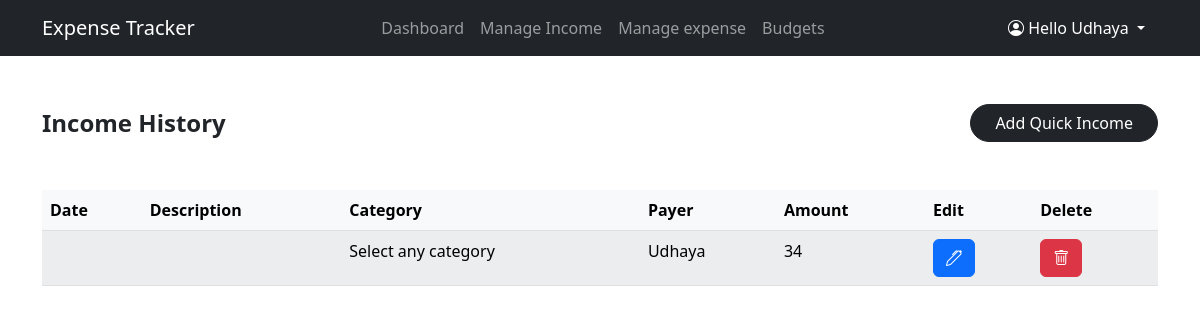
The page /manage/income (signed in) on the database its author committed.
### app.py (models this page shows, shortened)
class User(db.Model):
    id = db.Column(db.Integer,primary_key=True)
    email = db.Column(db.String(50),unique=True,nullable=False)
    fname = db.Column(db.String(20),nullable=False)
    lname = db.Column(db.String(20))
    pswd = db.Column(db.String(50),nullable=False,default=None)
    expense = db.relationship('Expense', backref='user')
    income = db.relationship('Income', backref='user')

class  Income(db.Model):
    id = db.Column(db.Integer,primary_key=True)
    description = db.Column(db.String(50),nullable=True,default=None)
    category = db.Column(db.String(50),nullable=True,default=None)
    amount = db.Column(db.Integer,nullable=False)
    date = db.Column(db.String(10),nullable=True,default=None)
    user_id = db.Column(db.Integer, db.ForeignKey('user.id'))

### app.py (the view)
@app.route('/manage/income',methods = ["POST","GET"])
def income():
    if request.method =="POST":
            if request.form["submit"] == "quick_income":
                if request.form['amount']:
                    description = request.form['description']
                    category = request.form['category']
                    date = request.form['date']
                    amount = request.form['amount']
                    if session["email"]:
                        usr_id = User.query.filter_by(email=session['email']).first().id
                        income = Income(description=description,category=category,date=date,amount=amount,user_id=usr_id)
                        db.session.add(income)
                        db.session.commit()
                        flash("Income amount "+str(income.amount)+"₹ added successfully")
                    else:
                        flash("Income not added")
                else:
                    flash("Enter amount")
                    return redirect(url_for('income'))
            elif request.form['submit'] == "edit_income":
                if request.form['Eamount']:
                    description = request.form['Edescription']
                    category = request.form['Ecategory']
                    date = request.form['Edate']
                    amount = request.form['Eamount']
                    income_id = request.form['Eid']
                    print(amount)
                    if session["email"]:
                        usr_id = User.query.filter_by(email=session['email']).first().id
                        Income.query.filter_by(id= income_id).first().descrption = description
                        Income.query.filter_by(id= income_id).first().category = category
                        Income.query.filter_by(id= income_id).first().date = date
                        Income.query.filter_by(id= income_id).first().amount = amount
                        db.session.commit()
                        flash("Income amount "+str(Income.query.filter_by(id= income_id).first().amount)+"₹ added successfully")
                    else:
                        flash("Income not added")
                else:
                    flash("Enter amount")
                    return redirect(url_for('income'))
            elif request.form['submit'] == "delete_income":
                if request.form['incomeId']:
                    incomeId = request.form['incomeId']
                    income = Income.query.filter_by(id= incomeId).first()
                    db.session.delete(income)
                    db.session.commit()
            return redirect(url_for('income'))
    else:
        incomes = User.query.filter_by(email=session['email']).first().income
        return render_template('income.html', data = incomes)

### templates/income.html (shortened to what this page needs)
{% extends 'base.html' %}
{% block body %}
    <section class="min-vh-100 mt-5">
        <div class="container">
            <div class="d-flex justify-content-between align-items-center">
                <div class="fs-4 fw-bold">Income History</div>
                <button class="btn btn-dark px-4 rounded-pill" data-bs-toggle="modal" data-bs-target="#IncomeModal" >Add Quick Income</button>
            </div>
            <table class="table table-striped table-light mt-5">
                <thead>
                  <tr>
                    <th scope="col">Date</th>
                    <th scope="col">Description</th>
                    <th scope="col">Category</th>
                    <th scope="col">Payer</th>
                    <th scope="col">Amount</th>
                    <th scope="col">Edit</th>
                    <th scope="col">Delete</th>
                  </tr>
                </thead>
                <tbody>
                    {% for income in data %}
                    <tr>
                        <th>{{income.date}}</th>
                        <td>{{income.description}}</td>
                        <td>{{income.category}}</td>
                        <td>{{income.user.fname}}</td>
                        <td>{{income.amount}}</td>
                        <td><button class="btn btn-primary" data-bs-toggle="modal" data-bs-target="#ex{{income.id}}" ><i class="bi bi-pen"></i></button>
                        </td>
                        <td>
                            <form action="{{ url_for('income') }}" method="POST">
                                <button type="submit" value ="delete_income" name ="submit" class="btn btn-danger"><i class="bi bi-trash"></i></a>
                            </form>
                        </td>
                    </tr>
                    {% endfor %}
                </tbody>
              </table>
        </div>
    </section>
{% endblock %}

### templates/base.html (shortened to what this page needs)
<!doctype html>
<html lang="en">
  <head>
    <link href="https://cdn.jsdelivr.net/npm/bootstrap@5.2.1/dist/css/bootstrap.min.css" rel="stylesheet">
    <link rel="stylesheet" href="https://cdn.jsdelivr.net/npm/bootstrap-icons@1.9.1/font/bootstrap-icons.css">
  </head>
  <body>
      <nav class="navbar navbar-expand-lg bg-dark navbar-dark sticky-top">
        <div class="container">
          <a class="navbar-brand" href="#">Expense Tracker</a>
          <div class="collapse navbar-collapse" id="navbarSupportedContent">
            <ul class="navbar-nav mx-auto text-center">
              <li class="nav-item">
                <a class="nav-link" href="{{ url_for('dashboard') }}">Dashboard</a>
              </li>
              <li class="nav-item">
                <a class="nav-link" href="{{ url_for('income') }}">Manage Income</a>
              </li>
              <li class="nav-item">
                <a class="nav-link" href="{{ url_for('expense') }}">Manage expense</a>
              </li>
              <li class="nav-item">
                <a class="nav-link" href="#">Budgets</a>
              </li>
            </ul>
            {% if ('email' in session) and ('pswd' in session) %}
            <div class="dropdown">
              <a class="btn btn-dark dropdown-toggle" href="#" role="button" data-bs-toggle="dropdown" aria-expanded="false">
                <i class="bi bi-person-circle"></i> Hello {{session['fname']}}
              </a>
            </div>
            {% endif %}
          </div>
        </div>
      </nav>
    {% block body %}
    {% endblock %}
  </body>
</html>

### rows shown on the page
User: fname "Udhaya"
Income: category "Select any category", user.fname "Udhaya", amount "34"
